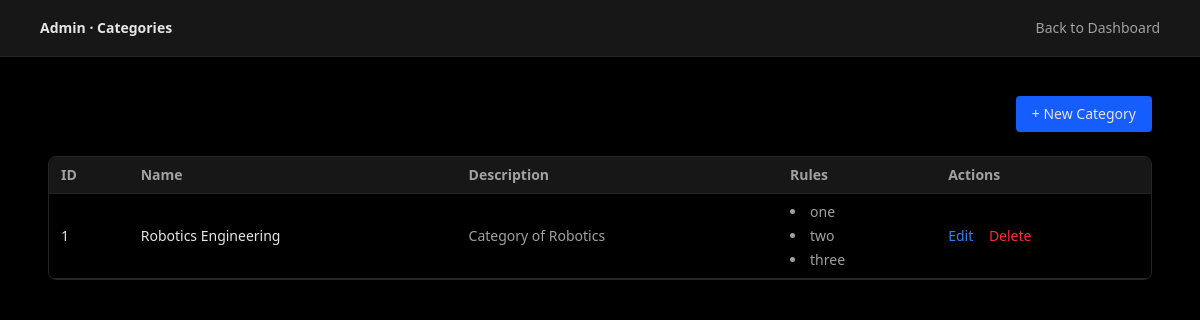
Page /admin/categories (signed in) on the committed database.
### models.py (models this page shows)
class Category(db.Model):
    __tablename__ = "category"
    __table_args__ = (
        db.UniqueConstraint("name", name="uq_category_name"),
    )
    id = db.Column(db.Integer, primary_key=True)
    name = db.Column(db.String(80), nullable=False)
    description = db.Column(db.String(255))
    rules = db.Column(db.Text)
    created_at = db.Column(db.DateTime, default=datetime.utcnow)
    posts = db.relationship("Post", backref="category", lazy=True)

### app.py (the view, shortened to what this page needs)
@app.route("/admin/categories", methods=["GET", "POST"])
@admin_required
def admin_categories():
    categories = Category.query.order_by(Category.created_at.desc()).all()
    return render_template("admin_categories.html", categories=categories)

### app.py (called while the page is built)
def admin_required(view_func):
    @wraps(view_func)
    def wrapped_view(*args, **kwargs):
        if not session.get("user_id") or not session.get("is_admin"):
            flash("Admin access required.", "error")
            return redirect(url_for("admin_login"))
        return view_func(*args, **kwargs)
    return wrapped_view

@app.before_request
def update_last_seen():
    user_id = session.get("user_id")
    if not user_id:
        return
    user = User.query.get(user_id)
    if not user:
        return
    now = datetime.utcnow()
    if not user.last_seen or user.last_seen < now - LAST_SEEN_THROTTLE:
        user.last_seen = now
        db.session.commit()

@app.context_processor
def inject_user():
    return {
        "is_logged_in": "user_id" in session,
        "is_admin": session.get("is_admin", False)
    }

### templates/admin_categories.html (shortened to what this page needs)
<!doctype html>
<html lang="en">
  <head>
    <link
      rel="stylesheet"
      href="{{ url_for('static', filename='output.css') }}"
    />
  </head>
  <body class="bg-neutral-950 text-neutral-200 min-h-screen">
    <header
      class="bg-neutral-900 border-b border-neutral-800 fixed top-0 left-0 right-0 z-40"
    >
      <div
        class="max-w-6xl mx-auto px-4 h-14 flex items-center justify-between"
      >
        <span class="text-sm font-semibold">Admin · Categories</span>
        <a
          href="{{ url_for('admin_dashboard') }}"
          class="text-sm text-neutral-400 hover:text-neutral-200"
        >
          Back to Dashboard
        </a>
      </div>
    </header>
    <main class="max-w-6xl mx-auto px-6 pt-24 pb-16 space-y-6">
      <div class="flex justify-end">
        <button
          onclick="openModal()"
          class="bg-blue-600 hover:bg-blue-700 px-4 py-2 rounded text-sm"
        >
          + New Category
        </button>
      </div>
      <div class="overflow-x-auto border border-neutral-800 rounded-lg">
        <table class="w-full text-sm border-collapse">
          <thead class="bg-neutral-900">
            <tr class="border-b border-neutral-800">
              <th class="text-left px-3 py-2 text-neutral-400">ID</th>
              <th class="text-left px-3 py-2 text-neutral-400">Name</th>
              <th class="text-left px-3 py-2 text-neutral-400">Description</th>
              <th class="text-left px-3 py-2 text-neutral-400">Rules</th>
              <th class="text-left px-3 py-2 text-neutral-400">Actions</th>
            </tr>
          </thead>
          <tbody>
            {% for category in categories %}
            <tr class="border-b border-neutral-800 hover:bg-neutral-900">
              <td class="px-3 py-2">{{ category.id }}</td>
              <td class="px-3 py-2 font-medium">{{ category.name }}</td>
              <td class="px-3 py-2 text-neutral-400">
                {{ category.description or "—" }}
              </td>
              <td class="px-3 py-2">
                {% if category.rules %}
                <ul class="list-disc list-inside text-neutral-400 space-y-1">
                  {% for rule in category.rules.splitlines() %}
                  <li>{{ rule }}</li>
                  {% endfor %}
                </ul>
                {% else %}
                <span class="text-neutral-500">No rules</span>
                {% endif %}
              </td>
              <td class="px-3 py-2 space-x-3">
                <button
                  type="button"
                  class="text-blue-500 hover:underline"
                  data-id="{{ category.id }}"
                  data-name="{{ category.name }}"
                  data-description="{{ category.description }}"
                  data-rules="{{ category.rules }}"
                  onclick="openEditFromDataset(this)"
                >
                  Edit
                </button>
                <form
                  action="{{ url_for('delete_category', category_id=category.id) }}"
                  method="post"
                  class="inline"
                  onclick="
                    return confirm(
                      'Are you sure you want to delete this category',
                    );
                  "
                >
                  <button
                    type="submit"
                    class="text-red-500 hover:underline cursor-pointer"
                  >
                    Delete
                  </button>
                </form>
              </td>
            </tr>
            {% else %}
            <tr>
              <td colspan="5" class="px-3 py-6 text-center text-neutral-500">
                No categories found.
              </td>
            </tr>
            {% endfor %}
          </tbody>
        </table>
      </div>
    </main>
  </body>
</html>

### rows in the picture
Category: id "1", name "Robotics Engineering", description "Category of Robotics", splitlines "one" "two" "three"
